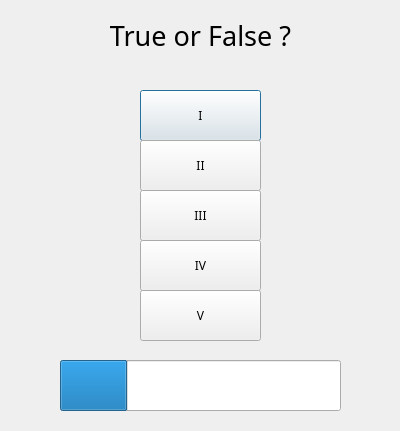
<?xml version="1.0" encoding="UTF-8"?>
<ui version="4.0">
 <class>Dialog4</class>
 <widget class="QDialog" name="Dialog4">
  <property name="geometry">
   <rect>
    <x>0</x>
    <y>0</y>
    <width>400</width>
    <height>431</height>
   </rect>
  </property>
  <property name="windowTitle">
   <string>Dialog</string>
  </property>
  <widget class="QLabel" name="label">
   <property name="geometry">
    <rect>
     <x>0</x>
     <y>0</y>
     <width>401</width>
     <height>71</height>
    </rect>
   </property>
   <property name="font">
    <font>
     <family>Reem Kufi</family>
    </font>
   </property>
   <property name="styleSheet">
    <string notr="true"/>
   </property>
   <property name="text">
    <string>&lt;html&gt;&lt;head/&gt;&lt;body&gt;&lt;p align=&quot;center&quot;&gt;&lt;span style=&quot; font-size:20pt;&quot;&gt;True or False ?&lt;/span&gt;&lt;/p&gt;&lt;/body&gt;&lt;/html&gt;</string>
   </property>
  </widget>
  <widget class="QPushButton" name="pushButton">
   <property name="geometry">
    <rect>
     <x>140</x>
     <y>90</y>
     <width>121</width>
     <height>51</height>
    </rect>
   </property>
   <property name="font">
    <font>
     <family>Reem Kufi</family>
    </font>
   </property>
   <property name="styleSheet">
    <string notr="true"/>
   </property>
   <property name="text">
    <string>I</string>
   </property>
  </widget>
  <widget class="QPushButton" name="pushButton_2">
   <property name="geometry">
    <rect>
     <x>140</x>
     <y>140</y>
     <width>121</width>
     <height>51</height>
    </rect>
   </property>
   <property name="font">
    <font>
     <family>Reem Kufi</family>
    </font>
   </property>
   <property name="styleSheet">
    <string notr="true"/>
   </property>
   <property name="text">
    <string>II</string>
   </property>
  </widget>
  <widget class="QPushButton" name="pushButton_3">
   <property name="geometry">
    <rect>
     <x>140</x>
     <y>190</y>
     <width>121</width>
     <height>51</height>
    </rect>
   </property>
   <property name="font">
    <font>
     <family>Reem Kufi</family>
    </font>
   </property>
   <property name="styleSheet">
    <string notr="true"/>
   </property>
   <property name="text">
    <string>III</string>
   </property>
  </widget>
  <widget class="QPushButton" name="pushButton_4">
   <property name="geometry">
    <rect>
     <x>140</x>
     <y>240</y>
     <width>121</width>
     <height>51</height>
    </rect>
   </property>
   <property name="font">
    <font>
     <family>Reem Kufi</family>
    </font>
   </property>
   <property name="styleSheet">
    <string notr="true"/>
   </property>
   <property name="text">
    <string>IV</string>
   </property>
  </widget>
  <widget class="QPushButton" name="pushButton_5">
   <property name="geometry">
    <rect>
     <x>140</x>
     <y>290</y>
     <width>121</width>
     <height>51</height>
    </rect>
   </property>
   <property name="font">
    <font>
     <family>Reem Kufi</family>
    </font>
   </property>
   <property name="styleSheet">
    <string notr="true"/>
   </property>
   <property name="text">
    <string>V</string>
   </property>
  </widget>
  <widget class="QProgressBar" name="progressBar">
   <property name="geometry">
    <rect>
     <x>60</x>
     <y>360</y>
     <width>281</width>
     <height>51</height>
    </rect>
   </property>
   <property name="value">
    <number>24</number>
   </property>
   <property name="textVisible">
    <bool>false</bool>
   </property>
  </widget>
 </widget>
 <resources/>
 <connections/>
</ui>
